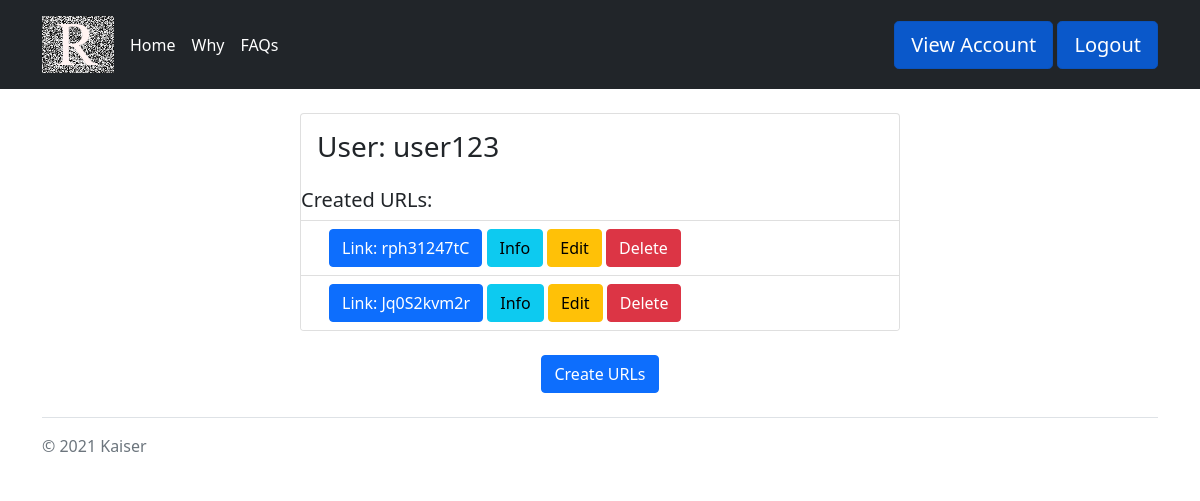
The app's page /account (signed in) with its own data.
### url/models.py (models this page shows, shortened)
class User(AbstractUser):
    pass

class URL(models.Model):
    link_string = models.CharField(max_length=10)  # TODO: Get rid of duplicate strings
    destinations = models.ManyToManyField(Destination, related_name="url_group")
    owner = models.ForeignKey(User, on_delete=models.CASCADE, related_name="urls")

### url/views.py (the view)
# urls.py: path('account', AccountView.as_view(), name='account-view'),
class AccountView(TemplateView):
    template_name = "account/account.html"

### url/templates/account/account.html (shortened to what this page needs)
{% extends 'base.html' %}
{% block body %}
    <br>
    <div class="col d-flex justify-content-center">
        <div class="card" style="width: 50%;">
            <div class="card-body">
                <h3 class="card-title">User: {{ request.user.username }}</h3>
            </div>
            <h5>Created URLs:</h5>
            <ul class="list-group list-group-flush">
                {% for url in request.user.urls.all %}
                    <li class="list-group-item">
                        <div class="container">
                            <a class="btn btn-primary"
                               href="{% url 'random' url.link_string %}">Link: {{ url.link_string }}</a>
                            <a class="btn btn-info"
                               href="{% url 'random-info' url.link_string %}">Info</a>
                            <a class="btn btn-warning" href="{% url 'url-edit' url.link_string %}">Edit</a>
                            <a class="btn btn-danger"
                               href="{% url 'url-delete' url.id %}">Delete</a>
                        </div>
                    </li>
                {% endfor %}
            </ul>
        </div>
    </div>
    <br>
    <div class="col d-flex justify-content-center">
        <a class="btn btn-primary" href="{% url 'url-create' %}" role="button">Create URLs</a>
    </div>
{% endblock %}

### records on screen
User: user.username "user123"
URL: link_string "rph31247tC"
URL: link_string "Jq0S2kvm2r"
